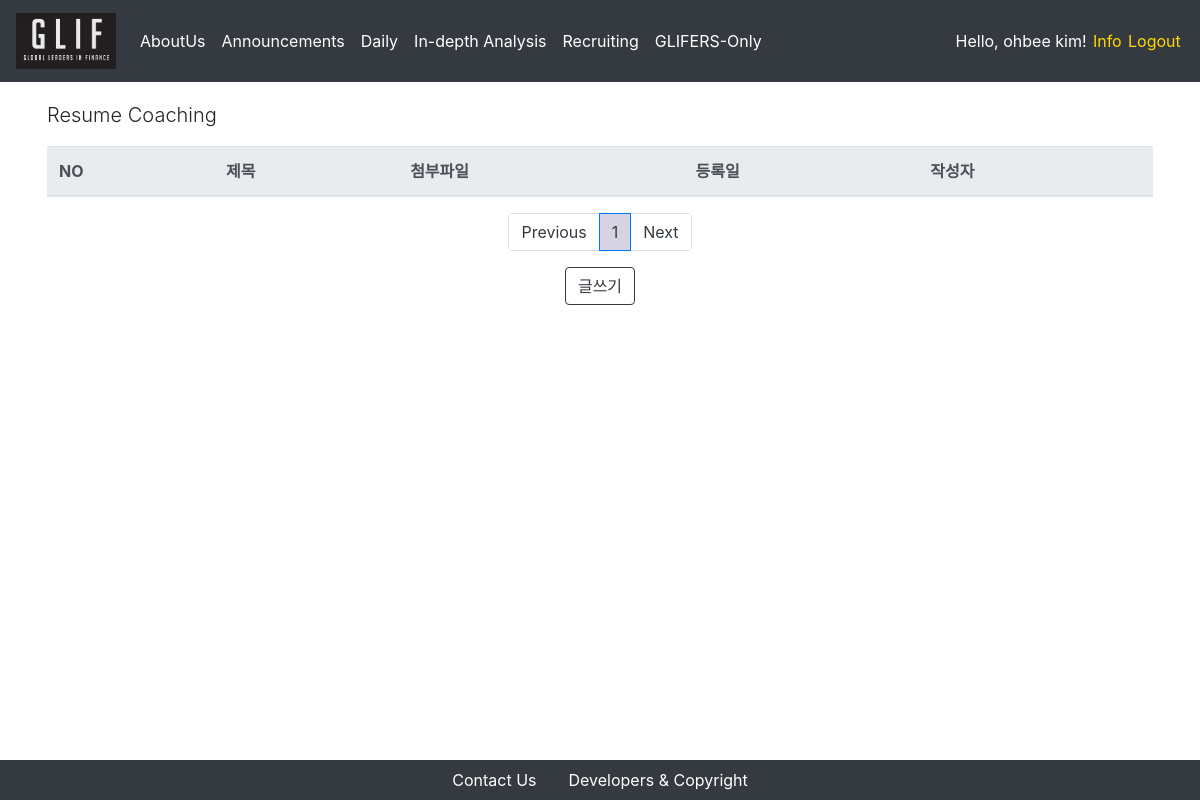
Before: /gliferonly/resume_coaching/ (signed in) with the older database file.
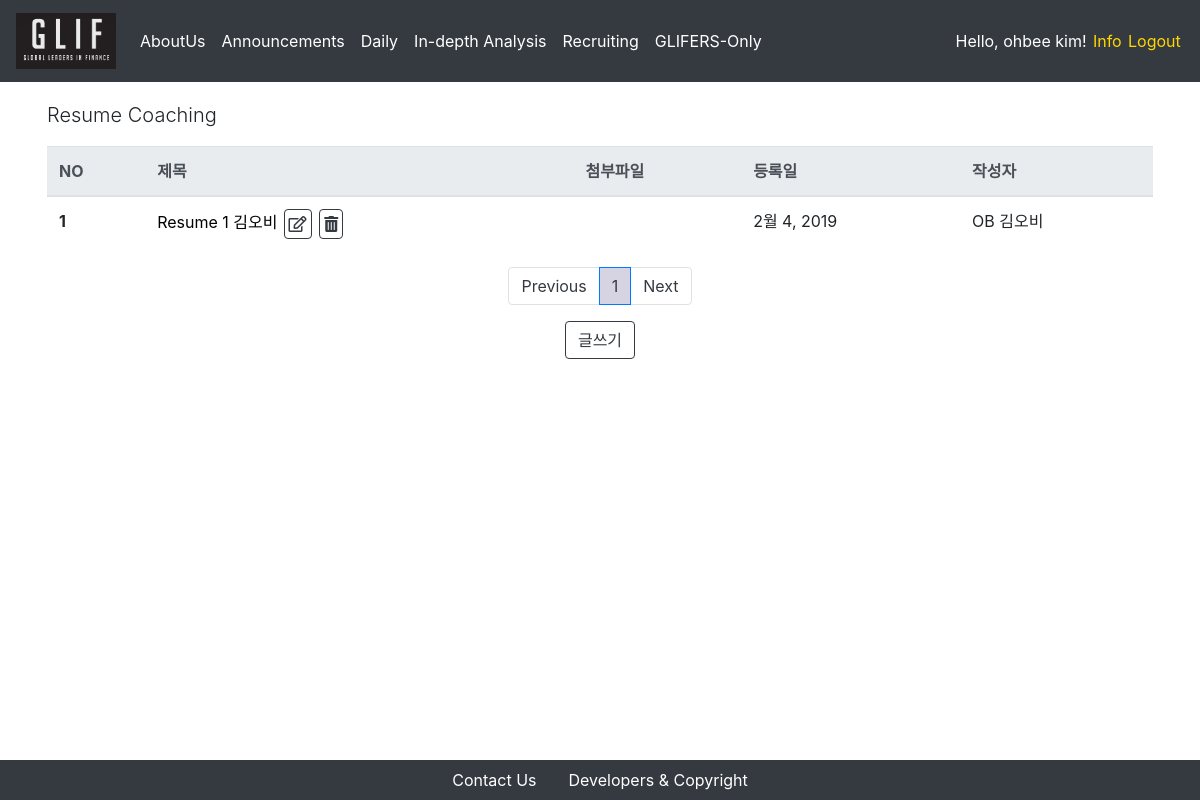
After: the same page with the newer database file.
### users/models.py (models this page shows, shortened)
class CustomUser(AbstractUser):
    is_glifer = models.BooleanField(default=False)
    is_applicant = models.BooleanField(default=False)
    email= models.EmailField(max_length = 250)

class Glifer(models.Model):
    user = models.OneToOneField(CustomUser, on_delete = models.CASCADE, primary_key = True)
    is_mentor = models.BooleanField(default=False)
    is_authorized = models.BooleanField(default = False)
    name_en = models.CharField(max_length = 250)
    name_kr = models.CharField(max_length = 250)
    birthdate = models.DateField(default = "2000-01-01")
    phonenumber = models.CharField(max_length = 250)
    work_at = models.CharField(max_length = 250, blank = True)
    self_intro = models.TextField(max_length = 1000)
    profile_img = models.FileField(upload_to = 'profiles/%Y/%m/%d/', default = '/users/man-user.png')
    nth = models.OneToOneField(Nth, on_delete = models.CASCADE,primary_key = False, null = True, blank = True)
    def __str__(self):
        return str(self.nth.nth) + " " + self.name_kr

class Nth(models.Model):
    nth = models.CharField(max_length = 10)

### resume_coaching/models.py (models this page shows, shortened)
class Post(models.Model):
    title = models.CharField(max_length = 250)
    attached_file = models.FileField(upload_to = 'resume_coaching_attached_files/%Y/%m/%d/', blank = True, null = True)
    written_date = models.DateField(auto_now = True)
    writer = models.ForeignKey(Glifer, on_delete = models.CASCADE, related_name = "resume_coaching_writer")
    content = RichTextUploadingField()

### resume_coaching/views.py (the view)
# urls.py: path('', PostListView.as_view(), name='announcement-index'),
@method_decorator([login_required, glifer_required], name='dispatch')
class PostListView(ListView):
    model = Post
    template_name = 'resume_coaching/index.html'
    context_object_name = "posts"
    paginate_by = 5
    block_size = 5 # 하단의 페이지 목록 수
    def get_queryset(self):
        order_by_recent_time = Post.objects.all().order_by("-pk")
        return order_by_recent_time
    def get_context_data(self, **kwargs):
        context = super(PostListView, self).get_context_data(**kwargs)
        block_size = 5 # 하단의 페이지 목록 수
        start_index = int((context['page_obj'].number - 1) / self.block_size) * self.block_size
        end_index = min(start_index + self.block_size, len(context['paginator'].page_range))
        context['page_range'] = context['paginator'].page_range[start_index:end_index]
        return context

### users/decorator.py (called while the page is built)
def glifer_required(function=None, redirect_field_name=REDIRECT_FIELD_NAME, login_url='login'):
    actual_decorator = user_passes_test(
        lambda u: u.is_active and u.is_glifer and u.glifer.is_authorized,
        login_url=login_url,
        redirect_field_name=redirect_field_name
    )
    if function:
        return actual_decorator(function)
    return actual_decorator

### resume_coaching/templates/resume_coaching/index.html (shortened to what this page needs)
{% extends 'setups/base.html' %}
{% block body %}
<div class = "container">
    <div class = "row">
        <p class = "lead">Resume Coaching</p>
        <table class="table">
            <thead class="thead-light">
                <tr>
                    <th scope="col">NO</th>
                    <th scope="col">제목</th>
                    <th scope="col">첨부파일</th>
                    <th scope="col">등록일</th>
                    <th scope="col">작성자</th>
                </tr>
            </thead>
            <tbody>
                {% for post in posts %}
                    <tr>
                        <th scope="row">{{ post.id }}</th>
                        <td>
                            <a href="/gliferonly/resume_coaching/{{post.pk}}" style = "color:black"> {{ post.title }} </a>
                            {% if request.user == post.writer.user %}
                                <button type="button" class="btn btn-outline-dark btn-download" onclick="location.href = '/gliferonly/resume_coaching/{{post.pk}}/update'"><i class="far fa-edit"></i></button>
                                <button type="button" class="btn btn-outline-dark btn-download" onclick="location.href = '/gliferonly/resume_coaching/{{post.pk}}/delete'"><i class="fas fa-trash-alt"></i></button>
                            {% endif %}
                        </td>
                        {% if post.attached_file != '' %}
                            <td><button type="button" class="btn btn-outline-dark btn-download" onclick="location.href = '/gliferonly/resume_coaching/{{post.pk}}/download'"><i class="far fa-file"></i></button></td>
                        {% else %}
                            <td></td>
                        {% endif %}
                        <td>{{ post.written_date }}</td>
                        <td>{{ post.writer }}</td>
                    </tr>
                {% endfor %}
            </tbody>
        </table>
    </div>
    <nav aria-label="Page navigation">
        <ul class="pagination justify-content-center">
            {% if page_obj.has_previous %}
            <li class = "page-item">
                <a class = "page-link" href="?page={{ page_obj.previous_page_number }}" aria-label="Previous">
                Previous
                </a>
            </li>
            {% else %}
            <li class="page-item"><a class="page-link" href="#" tabindex="-1" aria-disabled="true">Previous</a></li>
            {% endif %}
            {% for i in page_range %}
            {% if page_obj.number == i %}
                <li class = "active page-item"><a class="page-link" href="#">{{i}}</a></li>
            {% else %}
                <li class = "page-item"><a class = "page-link" href="?page={{ i }}">{{ i }}</a></li>
            {% endif %}
            {% endfor %}
            {% if page_obj.has_next %}
            <li class = "page-item">
                <a class = "page-link" href="?page={{ page_obj.next_page_number }}" aria-label="Next">
                    Next
                </a>
            </li>
            {% else %}
            <li class="page-item">
                <a class="page-link" href="#">Next</a>
            </li>
            {% endif %}
        </ul>
    </nav>
    <div class = "row align-items-center justify-content-center">
        <button type="button" class="btn btn-outline-dark" onclick="location.href = '/gliferonly/resume_coaching/new'">글쓰기</button>
    </div>
</div>
{% block js %}
{% load static %}
{% endblock %}
{% endblock %}

### setups/templates/setups/base.html (shortened to what this page needs)
<!DOCTYPE html>
<html lang="en">
<head>
    {% load staticfiles %}
    <link rel="stylesheet" href="https://stackpath.bootstrapcdn.com/bootstrap/4.2.1/css/bootstrap.min.css">
    <link rel="stylesheet" type="text/css" href="{% static 'setups/css/index.css' %}">
    <link rel="stylesheet" type="text/css" href="{% static 'setups/css/navbar.css' %}">
    <link rel="stylesheet" type="text/css" href="{% static 'setups/css/aboutus.css' %}">
    <link rel="stylesheet" type="text/css" href="{% static 'setups/css/daily.css' %}">
    <link rel="stylesheet" type="text/css" href="{% static 'setups/css/recruit.css' %}">
    <link rel="stylesheet" href="https://use.fontawesome.com/releases/v5.6.3/css/all.css">
</head>
<body>
    <nav class="navbar fixed-top navbar-expand-lg navbar-dark bg-dark">
        <a class = "navbar-brand" href = "/"><img class = "logo-img" src="{% static 'setups/images/gliflinklogo.png' %}"></a>
        <div class="collapse navbar-collapse" id="navbarSupportedContent">
        <ul class="navbar-nav mr-auto">
            <li class="nav-item dropdown">
                <a class="nav-link dropdown-toggle" href="#" id="navbarDropdownMenuLink" role="button" data-toggle="dropdown" aria-haspopup="false" aria-expanded="true">
                    AboutUs
                </a>
            </li>
            <li class="nav-item active">
                <a class="nav-link" href="/announcement">Announcements <span class="sr-only">(current)</span></a>
            </li>
            <li class="nav-item dropdown">
                <a class="nav-link dropdown-toggle" href="#" id="navbarDropdownMenuLink" role="button" data-toggle="dropdown" aria-haspopup="false" aria-expanded="true">
                    Daily
                </a>
            </li>
            <li class="nav-item active">
                <a class="nav-link" href="/indepthanalysis">In-depth Analysis <span class="sr-only">(current)</span></a>
            </li>
            <li class="nav-item active">
                <a class="nav-link" href="/recruiting">Recruiting <span class="sr-only">(current)</span></a>
            </li>
            <li class="nav-item dropdown">
                <a class="nav-link dropdown-toggle" href="#" id="navbarDropdownMenuLink" role="button" data-toggle="dropdown" aria-haspopup="false" aria-expanded="true">
                    GLIFERS-Only
                </a>
            </li>
        </ul>
        {% if user.is_authenticated %}
            {% if user.is_glifer %}
                <ul class="nav navbar-nav navbar-right">
                    <li class = "authentification greeting">
                        Hello, {{ user.glifer.name_en }}!
                    </li>
                    <li class = "authentification"> <a class = "auth-link" href="/accounts/glifer/userinfo/{{ user.pk }}">Info</a> </li>
                    <li class = "authentification"> <a class = "auth-link" href="{% url 'logout' %}">Logout</a> </li>
                </ul>
            {% endif %}
        {% else %}
            <ul class="nav navbar-nav navbar-right">
                <li class = "authentification"> <a class = "auth-link" href="{% url 'login' %}">Login</a> </li>
                <li class = "authentification"> <a class = "auth-link" href="{% url 'signup' %}">Sign up</a> </li>
            </ul>
        {% endif %}
        </div>
    </nav>
    {% block body %}{% endblock %}
    <div class="fixed-bottom navbar-dark bg-dark text-muted">
        <ul class="nav justify-content-center">
            <li class="nav-item">
                <a class="nav-link active" href="#" data-toggle="modal" data-target="#contactus">Contact Us</a>
            </li>
            <li class="nav-item">
                <a class="nav-link" href="#" data-toggle="modal" data-target="#devcopy">Developers & Copyright</a>
            </li>
        </ul>
    </div>
    {% load static %}
    </body>
</html>

### setups/static/setups/css/index.css (style rules this page uses)
.container { margin-top: 100px; margin-bottom: 100px; padding : 0 2.0rem; }
.btn { margin-left: 0.1em; margin-right: 0.1em; }
.btn.btn-download { padding: 2px 4px; }
a.page-link { color: #343a40!important; }
.pagination.justify-content-center>li.active>a { background: #d6d3e2; color: #fff; }

### setups/static/setups/css/navbar.css (style rules this page uses)
.navbar-dark .navbar-nav .nav-link { color: white; }
.logo-img { width: 100px; }
a { color: white; }
.dropdown-toggle::after { display:none; }
.authentification { padding-right: 0.2em; padding-left: 0.2em; }
.authentification.greeting { color: white; }
a.auth-link { color: gold; }

Changed rows visible on the page:
added Post: id "1", title "Resume 1 김오비", written_date "2월 4, 2019", writer "OB 김오비"
